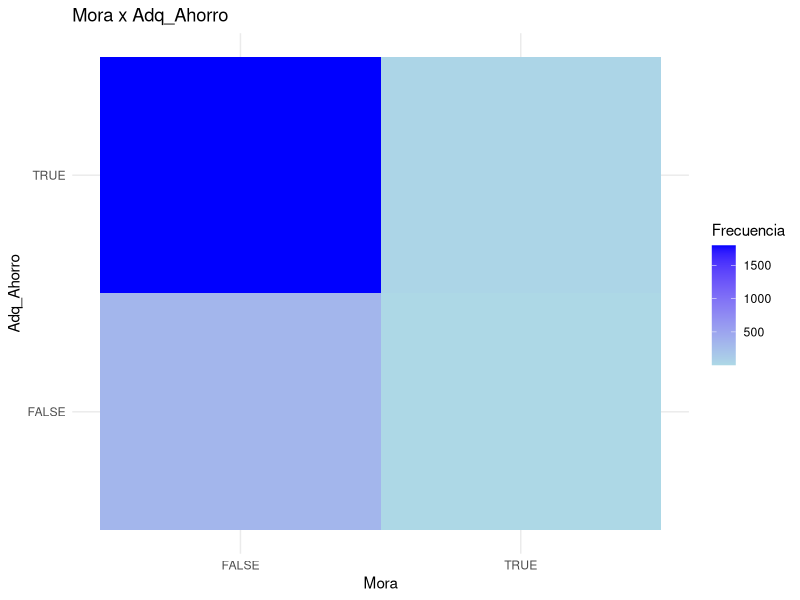
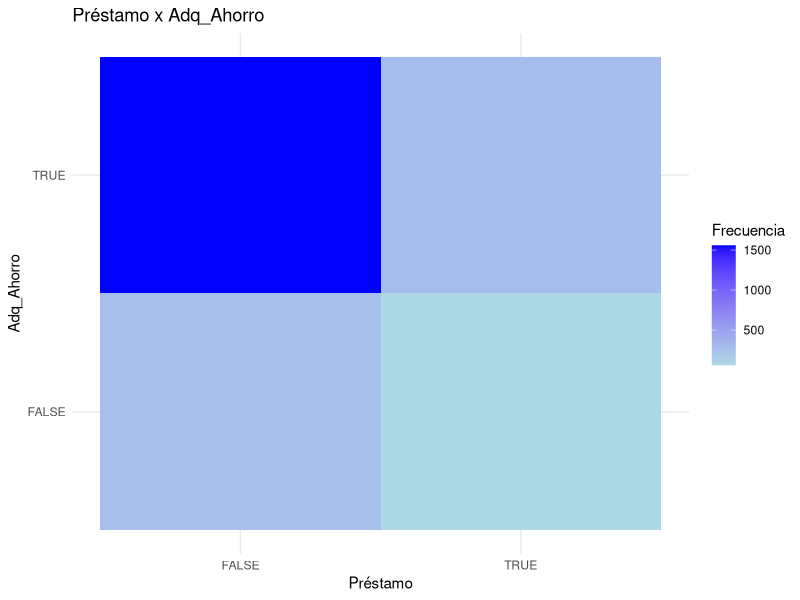
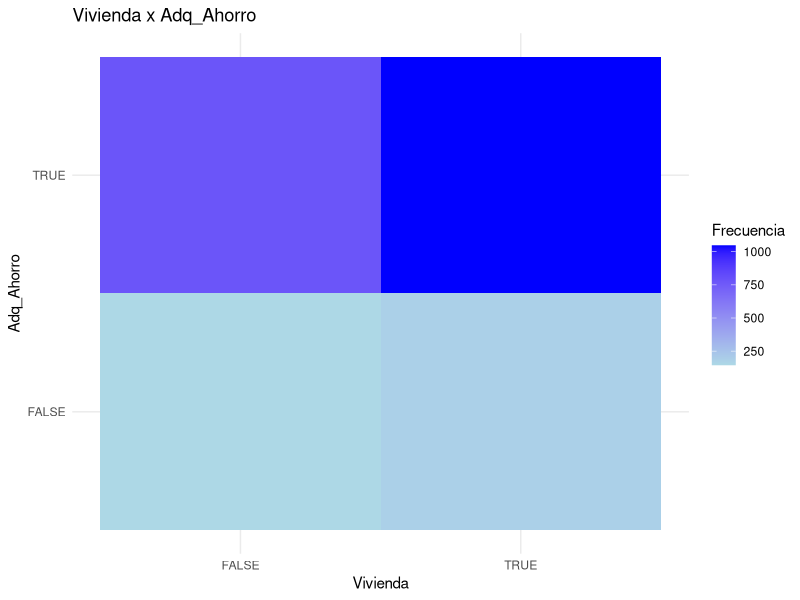
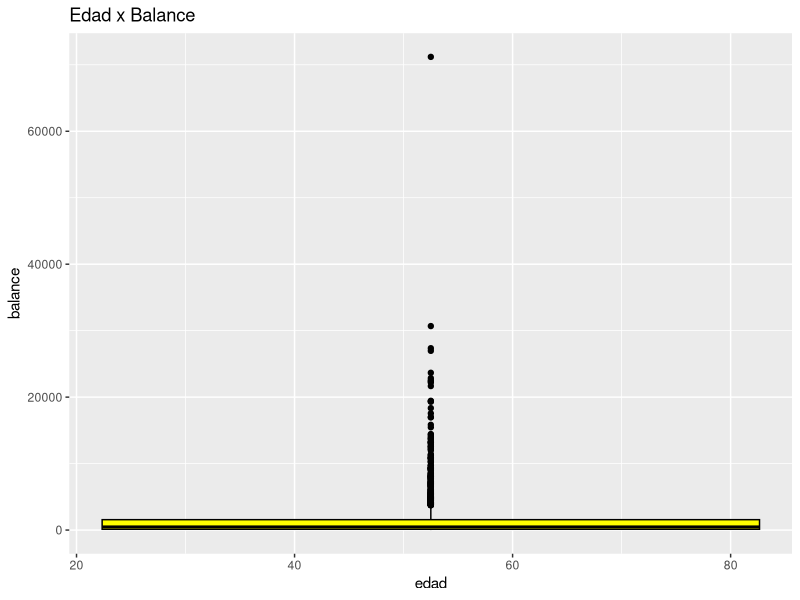
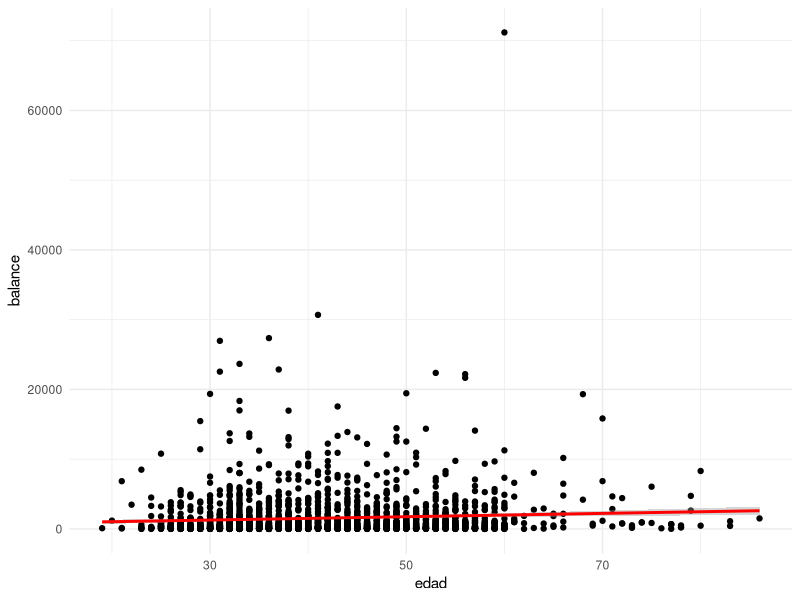
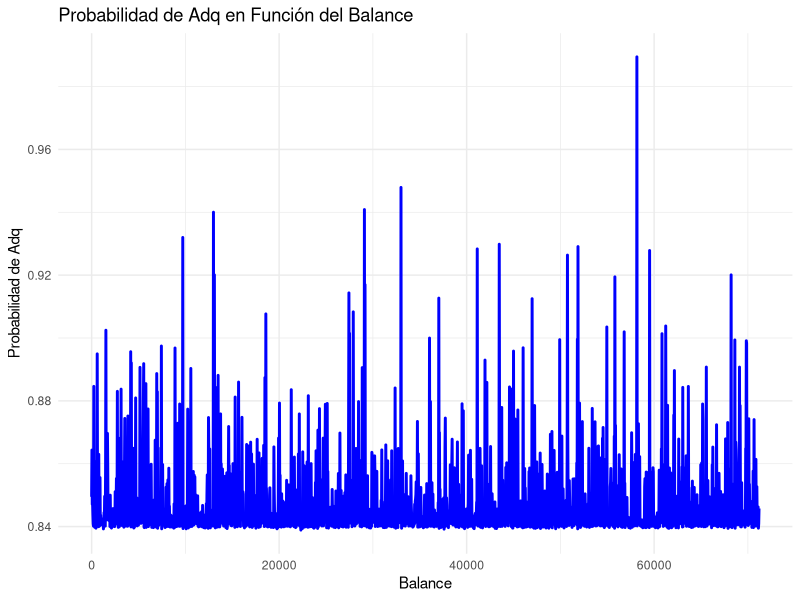
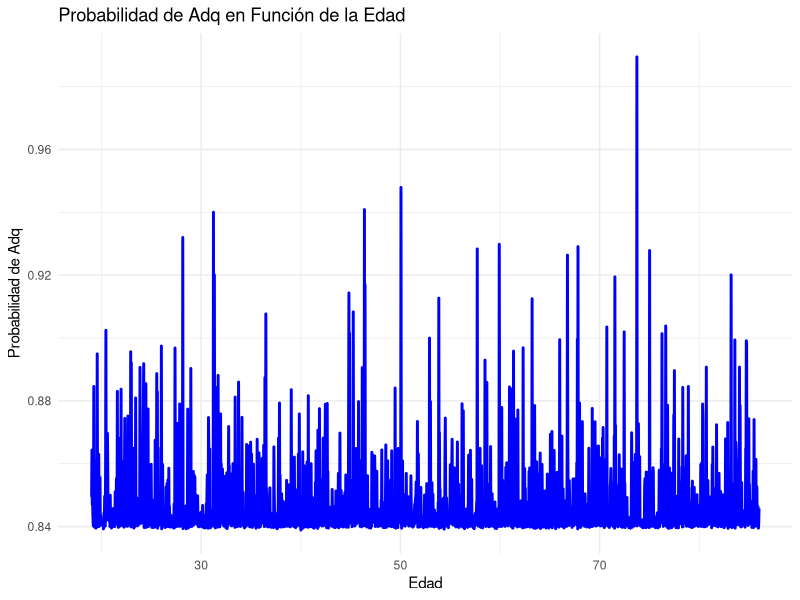
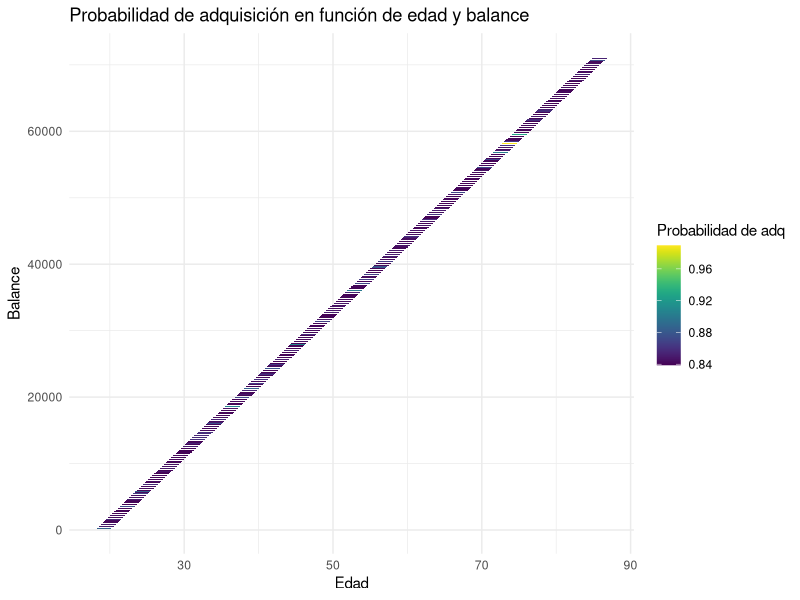

Write R code to recreate these figures, in order.
## ---- chunk 1
library(readr)
library(dplyr)
library(ggplot2)
library(modeest)
## ---- chunk 2
setwd("/home/diego/Desktop/stats-class/datasets") # Cambiamos de directorio
getwd() # Comprobar ruta nueva (carpeta de datasets, donde accederemos a nuestro archivo csv)
DFO <- read.csv("AdquisicionAhorro.csv") # Leemos el CSV
DF <- DFO # Pasamos el dataframe original a un nuevo dataframe, sobre el cual se realizará la limpieza
## ---- chunk 3
sum(is.na(DF) | DF == "") # Cantidad de datos faltantes
sum(rowSums(is.na(DF) | DF == "") > 0) # Cantidad de observaciones incompletas
## ---- chunk 4
sapply(DF, function(x) sum(is.na(x) | x == ""))
## ---- chunk 5
# Comprobamos los distintos valores que tienen cada una de las variables
unique(DF$mora)
unique(DF$vivienda)
unique(DF$prestamo)
unique(DF$Adq_Ahorro)
# Revisamos la frecuencia de cada uno
table(DF$mora)
table(DF$vivienda)
table(DF$prestamo)
table(DF$Adq_Ahorro)
## ---- chunk 6
DF$mora[DF$mora == ""] <- "no"
DF$prestamo[DF$prestamo == ""] <- "no"
## ---- chunk 7
DF$vivienda[DF$vivienda == ""] <- "no"
## ---- chunk 8
DF$mora <- ifelse(DF$mora == "si", TRUE, FALSE)
DF$vivienda <- ifelse(DF$vivienda == "si", TRUE, FALSE)
DF$prestamo <- ifelse(DF$prestamo == "si", TRUE, FALSE)
DF$Adq_Ahorro <- ifelse(DF$Adq_Ahorro == 1, TRUE, FALSE)
str(DF)
## ---- chunk 9
# Comprobamos los distintos valores que tienen cada una de las variables
unique(DF$estciv)
unique(DF$educacion)
# Podemos comprobar la cantidad de strings vacíos
table(DF$estciv)
table(DF$educacion)
## ---- chunk 10
DF$educacion[DF$educacion == ""] <- "desconocido"
table(DF$educacion)
DF$educacion <- factor(DF$educacion)
## ---- chunk 11
DF$estciv[DF$estciv == ""] <- "desconocido"
table(DF$estciv)
DF$estciv <- factor(DF$estciv)
## ---- chunk 12
table(DF$pdias)
## ---- chunk 13
DF$pdias[is.na(DF$pdias)] <- -1
DF$pdias <- as.integer(DF$pdias)
## ---- chunk 14
table(DF$previo)
## ---- chunk 15
DF$previo[is.na(DF$previo)] <- 0
DF$previo <- as.integer(DF$previo)
## ---- chunk 16
table(DF$dia)
## ---- chunk 17
DF$dia <- round(DF$dia)
## ---- chunk 18
CV_Dia <- sd(DF$dia[!is.na(DF$dia)])/mean(DF$dia[!is.na(DF$dia)])
CV_Dia # Vemos que CV > 0.3, por ende en este caso tomaremos por conveniencia la mediana
median(DF$dia[!is.na(DF$dia)]) # Obtenemos 16 como la mediana
DF$dia[is.na(DF$dia)] <- 16
DF$dia <- as.integer(DF$dia)
## ---- chunk 19
table(DF$edad)
## ---- chunk 20
CV_Edad <- sd(DF$edad[!is.na(DF$edad)])/mean(DF$edad[!is.na(DF$edad)])
CV_Edad # Vemos que CV < 0.3, por ende en este caso tomaremos por conveniencia la media
mean(DF$edad[!is.na(DF$edad)]) # Obtenemos 41.24081 como la media. Como estamos trabajando con enteros, redondeamos a 41.
DF$edad[is.na(DF$edad)] <- 41
DF$edad <- as.integer(DF$edad)
## ---- chunk 21
table(DF$campana)
## ---- chunk 22
CV_Campana <- sd(DF$campana[!is.na(DF$campana)])/mean(DF$campana[!is.na(DF$campana)])
CV_Campana # Vemos que CV >> 0.3, por ende en este caso tomaremos por conveniencia la mediana
median(DF$campana[!is.na(DF$campana)]) # Obtenemos 2 como mediana
DF$campana[is.na(DF$campana)] <- 2
DF$campana <- as.integer(DF$campana)
## ---- chunk 23
# table(DF$duracion)
# Los valores son muchos y en su mayoría únicos (o con bajas frecuencias absolutas), por lo que evitaremos imprimirlos todos cada vez que se ejecute el programa.
## ---- chunk 24
CV_Duracion <- sd(DF$duracion[!is.na(DF$duracion)])/mean(DF$duracion[!is.na(DF$duracion)])
CV_Duracion # Vemos que CV > 0.3, por ende en este caso tomaremos por conveniencia la mediana
median(DF$duracion[!is.na(DF$duracion)]) # Obtenemos 181 como mediana
DF$duracion[is.na(DF$duracion)] <- 181
DF$duracion <- as.integer(DF$duracion)
## ---- chunk 25
# table(DF$balance)
# unique(DF$balance)
# Al igual que en la anterior variable, hay muchos datos distintos y por ende no vale la perna imprimirlos todos cada vez que se ejecute el programa.
## ---- chunk 26
DF$balance <- as.numeric(DF$balance)
str(DF)
## ---- chunk 27
CV_Balance <- sd(DF$balance[!is.na(DF$balance)])/mean(DF$balance[!is.na(DF$balance)])
CV_Balance # El valor del CV es bastante alto
## ---- chunk 28
DFF <- DF
DFF <- DFF %>% filter(!is.na(DFF$balance)) # Filtrar los valores nulos de balance
str(DFF)
sum(is.na(DFF) | DFF == "") # Cantidad de datos faltantes
sum(rowSums(is.na(DFF) | DFF == "") > 0) # Cantidad de observaciones incompletas
sapply(DFF, function(x) sum(is.na(x) | x == "")) # Cantidad de datos faltantes por variables
View(DFF) # Ver el dataframe final
## ---- chunk 29
resumen_estadistico <- function(vector) {
  # Calcular los valores solicitados
  minimo <- min(vector, na.rm = TRUE)
  maximo <- max(vector, na.rm = TRUE)
  rango <- maximo - minimo
  q1 <- quantile(vector, probs = 0.25, na.rm = TRUE)
  mediana <- median(vector, na.rm = TRUE)
  q3 <- quantile(vector, probs = 0.75, na.rm = TRUE)
  iqr <- q3 - q1
  media <- mean(vector, na.rm = TRUE)
  moda <- mfv(vector)
  desviacion_standar <- sd(vector, na.rm = TRUE)
  coeficiente_variacion <- desviacion_standar / media
  
  # Imprimir los resultados
  cat("Resumen estadístico de la variable:\n")
  cat("Mínimo:", minimo, "\n")
  cat("Máximo:", maximo, "\n")
  cat("Rango:", rango, "\n")
  cat("Cuartil 1 (Q1):", q1, "\n")
  cat("Mediana (Q2):", mediana, "\n")
  cat("Cuartil 3 (Q3):", q3, "\n")
  cat("Rango intercuartílico:", iqr, "\n")
  cat("Media:", media, "\n")
  cat("Moda:", moda, "\n")
  cat("Desviación estándar:", desviacion_standar, "\n")
  cat("Coeficiente de variación:", coeficiente_variacion, "\n")
}
## ---- chunk 30
table(DFF$Adq_Ahorro)
table(DFF$vivienda)
table(DFF$prestamo)
table(DFF$mora)
table(DFF$edad)
## ---- chunk 31
datos <- data.frame(
  variable1 = DFF$mora,
  variable2 = DFF$Adq_Ahorro
)
tabla <- table(datos$variable1, datos$variable2)
tabla_df <- as.data.frame(tabla)
ggplot(tabla_df, aes(x = Var1, y = Var2, fill = Freq)) +
  geom_tile() +
  scale_fill_gradient(low = "lightblue", high = "blue") +
  labs(title = "Mora x Adq_Ahorro",
       x = "Mora",
       y = "Adq_Ahorro",
       fill = "Frecuencia") +
  theme_minimal()
## ---- chunk 32
datos <- data.frame(
  variable1 = DFF$prestamo,
  variable2 = DFF$Adq_Ahorro
)
tabla <- table(datos$variable1, datos$variable2)
tabla_df <- as.data.frame(tabla)
ggplot(tabla_df, aes(x = Var1, y = Var2, fill = Freq)) +
  geom_tile() +
  scale_fill_gradient(low = "lightblue", high = "blue") +
  labs(title = "Préstamo x Adq_Ahorro",
       x = "Préstamo",
       y = "Adq_Ahorro",
       fill = "Frecuencia") +
  theme_minimal()
## ---- chunk 33
datos <- data.frame(
  variable1 = DFF$vivienda,
  variable2 = DFF$Adq_Ahorro
)
tabla <- table(datos$variable1, datos$variable2)
tabla_df <- as.data.frame(tabla)
ggplot(tabla_df, aes(x = Var1, y = Var2, fill = Freq)) +
  geom_tile() +
  scale_fill_gradient(low = "lightblue", high = "blue") +
  labs(title = "Vivienda x Adq_Ahorro",
       x = "Vivienda",
       y = "Adq_Ahorro",
       fill = "Frecuencia") +
  theme_minimal()
## ---- chunk 34
ggplot(DFF, aes(x = edad, y = balance)) +
  geom_boxplot(fill = "yellow", color = "black") +
  labs(title = "Edad x Balance", x = "edad", y = "balance")
## ---- chunk 35
ggplot(DFF, aes(x = edad, y = balance)) +
  geom_point() +
  geom_smooth(method = "lm", col = "red") +
  theme_minimal() 
## ---- chunk 36
rlog <- glm(DFF$Adq_Ahorro ~ DFF$edad + DFF$balance, family = binomial())
summary(rlog)

balance_rango <- seq(min(DFF$balance), max(DFF$balance), length.out = 2154)
pred_df <- data.frame(
  balance = balance_rango,
  edad = rep(mean(DFF$edad), 2154)
)

pred_df$probabilidad <- predict(rlog, newdata = pred_df, type = "response")

ggplot(pred_df, aes(x = balance, y = probabilidad)) +
  geom_line(color = "blue", size = 1) +
  labs(title = "Probabilidad de Adq en Función del Balance",
       x = "Balance", y = "Probabilidad de Adq") +
  theme_minimal()
## ---- chunk 37
edad_rango <- seq(min(DFF$edad), max(DFF$edad), length.out = 2154)

pred_df <- data.frame(
  edad = edad_rango,
  balance = rep(mean(DFF$balance), 2154)
)

pred_df$probabilidad <- predict(rlog, newdata = pred_df, type = "response")

ggplot(pred_df, aes(x = edad, y = probabilidad)) +
  geom_line(color = "blue", size = 1) +
  labs(title = "Probabilidad de Adq en Función de la Edad",
       x = "Edad", y = "Probabilidad de Adq") +
  theme_minimal()
## ---- chunk 38
grid <- data.frame(
  edad = seq(min(DFF$edad), max(DFF$edad), length.out = 2154),
  balance = seq(min(DFF$balance), max(DFF$balance), length.out = 2154)
)
head(grid)
grid$probabilidad <- predict(rlog, newdata = grid, type = "response")
library(viridis)
ggplot(grid, aes(x = edad, y = balance, z = probabilidad)) +
  geom_tile(aes(fill = probabilidad), width = 2, height = 20) +
  scale_fill_viridis() +
  labs(title = "Probabilidad de adquisición en función de edad y balance",
       x = "Edad", y = "Balance", fill = "Probabilidad de adq") +
  theme_minimal()
## ---- chunk 39
data_estciv = table(subset(DFF, Adq_Ahorro == TRUE)$estciv)
tabla_estciv <- data.frame(
  estciv = (names(data_estciv)),
  frecuencia = as.vector(data_estciv),
  porcentaje = round(as.vector(prop.table(data_estciv)), 4)
)
tabla_estciv

ggplot(DFF, aes(x = estciv)) +
  geom_bar(fill = "blue", color = "black") +
  labs(title = "Gráfico de Barras de estado civil", x = "Estado civil", y = "Frecuencia")
## ---- chunk 40
data_edu = table(subset(DFF, Adq_Ahorro == TRUE)$educacion)
tabla_edu <- data.frame(
  estciv = (names(data_edu)),
  frecuencia = as.vector(data_edu),
  porcentaje = round(as.vector(prop.table(data_edu)), 4)
)
tabla_edu

ggplot(DFF, aes(x = educacion)) +
  geom_bar(fill = "green", color = "black") +
  labs(title = "Gráfico de Barras de educación", x = "Educación", y = "Frecuencia")
## ---- chunk 41
# Gráfico de cajas para la variable eduacion y duracion:
ggplot(DFF, aes(x = educacion, y = duracion)) +
  geom_boxplot(fill = "red", color = "black") +
  labs(title = "Diagrama de Cajas de Educacion vs Duración ", x = "Educación", y = "Duración")
## ---- chunk 42
data_dia = table(subset(DFF, Adq_Ahorro == TRUE)$dia)

tabla_dia <- data.frame(
  dia = sort(as.integer(names(data_dia))),
  frecuencia = as.vector(data_dia),
  porcentaje = round(as.vector(prop.table(data_dia)), 4)
)
tabla_dia

ggplot(tabla_dia, aes(x = dia, y = frecuencia, fill = frecuencia)) +
  geom_bar(stat = "identity", color = "black") +
  scale_fill_gradient(
    low = "red",
    high = "green"
  ) +
  labs(
    title = "Cantidad de clientes contactados que adquirieron cuenta de ahorros según el día del mes",
    x = "Día del mes",
    y = "Clientes",
    fill = NULL
  ) +
  theme_minimal()

resumen_estadistico(subset(DFF, Adq_Ahorro == TRUE)$dia)

## ---- chunk 43
rango_dia <- table(cut(subset(DFF, Adq_Ahorro == TRUE)$dia, breaks = seq(1, 31, by = 10), right = FALSE, include.lowest = TRUE))
tabla_dia <- data.frame(
  dia = names(rango_dia),
  frecuencia = as.vector(rango_dia),
  porcentaje = round(as.vector(prop.table(rango_dia)), 4)
)
tabla_dia

ggplot(subset(DFF, Adq_Ahorro == TRUE), aes(x = dia, fill = after_stat(count))) +
  geom_histogram(binwidth = 10, boundary = 1, color = "black") +
  scale_fill_gradient(
    low = "red",
    high = "blue"
  ) +
  scale_x_continuous(
    breaks = seq(1, 31, by = 10)
  ) +
  labs(
    title = "Cantidad de clientes contactados que adquirieron cuenta de ahorros según los\ndías del mes",
    x = "Días del mes",
    y = "Clientes",
    fill = NULL
  ) +
  theme_minimal()
## ---- chunk 44
rango_dia <- table(cut(subset(DFF, Adq_Ahorro == FALSE)$dia, breaks = seq(1, 31, by = 10), right = FALSE, include.lowest = TRUE))
tabla_dia <- data.frame(
  dia = names(rango_dia),
  frecuencia = as.vector(rango_dia),
  porcentaje = round(as.vector(prop.table(rango_dia)), 4)
)
tabla_dia

ggplot(subset(DFF, Adq_Ahorro == FALSE), aes(x = dia, fill = after_stat(count))) +
  geom_histogram(binwidth = 10, boundary = 1, color = "black") +
  scale_fill_gradient(
    low = "red",
    high = "blue"
  ) +
  scale_x_continuous(
    breaks = seq(1, 31, by = 10)
  ) +
  labs(
    title = "Cantidad de clientes contactados que no adquirieron cuenta de ahorros según los\ndías del mes",
    x = "Días del mes",
    y = "Clientes",
    fill = NULL
  ) +
  theme_minimal()
## ---- chunk 45
rango_duracion <- table(cut(subset(DFF, Adq_Ahorro == TRUE)$duracion, breaks = seq(0, 2050, by = 50), right = FALSE, include.lowest = TRUE))
tabla_duracion <- data.frame(
  duracion = names(rango_duracion),
  frecuencia = as.vector(rango_duracion),
  porcentaje = round(as.vector(prop.table(rango_duracion)), 4)
)
tabla_duracion

ggplot(subset(DFF, Adq_Ahorro == TRUE), aes(x = duracion, fill = after_stat(count))) +
  geom_histogram(binwidth = 50, boundary = 0, color = "black") +
  scale_fill_gradient(
    low = "red",
    high = "blue"
  ) +
  labs(
    title = "Duración del ultimo contacto de clientes que aceptaron adquirir una cuenta de\nahorros",
    x = "Duración del ultimo contacto (segundos)",
    y = "Clientes",
    fill = NULL
  ) +
  theme_minimal()
resumen_estadistico(subset(DFF, Adq_Ahorro == TRUE)$duracion)
## ---- chunk 46
rango_duracion <- table(cut(subset(DFF, Adq_Ahorro == FALSE)$duracion, breaks = seq(0, 2050, by = 50), right = FALSE, include.lowest = TRUE))
tabla_duracion <- data.frame(
  duracion = names(rango_duracion),
  frecuencia = as.vector(rango_duracion),
  porcentaje = round(as.vector(prop.table(rango_duracion)), 4)
)
tabla_duracion

ggplot(subset(DFF, Adq_Ahorro == FALSE), aes(x = duracion, fill = after_stat(count))) +
  geom_histogram(binwidth = 50, boundary = 0, color = "black") +
  scale_fill_gradient(
    low = "red",
    high = "blue"
  ) +
  labs(
    title = "Duración del ultimo contacto de clientes que no aceptaron adquirir una cuenta de\nahorros",
    x = "Duración del ultimo contacto (segundos)",
    y = "Clientes",
    fill = NULL
  ) +
  theme_minimal()
resumen_estadistico(subset(DFF, Adq_Ahorro == FALSE)$duracion)
## ---- chunk 47
inter_Dia <- cut(DFF$dia, breaks = seq(1, 31, by = 10), right = FALSE, include.lowest = TRUE)
table(inter_Dia)
plot(DFF$duracion~inter_Dia , col = "green"  ,main = "Duración de la llamda según el día del mes", xlab="Día del mes (intervalos de 10 días)" , ylab = "Duración de la llamda (segundos)")
## ---- chunk 48

data_campana = table(DFF$campana)

tabla_campana <- data.frame(
  campana = sort(as.integer(names(data_campana))),
  frecuencia = as.vector(data_campana),
  porcentaje = round(as.vector(prop.table(data_campana)), 4)
)
tabla_campana

ggplot(tabla_campana, aes(x = campana, y = frecuencia, fill = frecuencia)) +
  geom_bar(stat = "identity", color = "black") +
  scale_fill_gradient(
    low = "red",
    high = "green"
  ) +
  labs(
    title = "Distribución de clientes según el número de veces que fueron contactados\ndurante la campaña",
    x = "Contactos realizados durante la campaña",
    y = "Clientes",
    fill = NULL
  ) +
  theme_minimal()

resumen_estadistico(DFF$campana)
quantile(DFF$campana, probs = 0.95, na.rm = TRUE)
## ---- chunk 49
data_campana = table(subset(DFF, Adq_Ahorro == TRUE)$campana)

tabla_campana <- data.frame(
  campana = sort(as.integer(names(data_campana))),
  frecuencia = as.vector(data_campana),
  porcentaje = round(as.vector(prop.table(data_campana)), 4)
)
tabla_campana

ggplot(tabla_campana, aes(x = campana, y = frecuencia, fill = frecuencia)) +
  geom_bar(stat = "identity", color = "black") +
  scale_fill_gradient(
    low = "red",
    high = "green"
  ) +
  labs(
    title = "Distribución de clientes que adquirieron una cuenta de ahorros según el número\nde veces que fueron contactados durante la campaña",
    x = "Contactos realizados durante la campaña",
    y = "Clientes que adquirieron una cuenta de ahorros",
    fill = NULL
  ) +
  theme_minimal()

resumen_estadistico(subset(DFF, Adq_Ahorro == TRUE)$campana)
## ---- chunk 50
data_campana = table(subset(DFF, Adq_Ahorro == FALSE)$campana)

tabla_campana <- data.frame(
  campana = sort(as.integer(names(data_campana))),
  frecuencia = as.vector(data_campana),
  porcentaje = round(as.vector(prop.table(data_campana)), 4)
)
tabla_campana

ggplot(tabla_campana, aes(x = campana, y = frecuencia, fill = frecuencia)) +
  geom_bar(stat = "identity", color = "black") +
  scale_fill_gradient(
    low = "red",
    high = "green"
  ) +
  labs(
    title = "Distribución de clientes que no adquirieron una cuenta de ahorros según el\nnúmero de veces que fueron contactados durante la campaña",
    x = "Contactos realizados durante la campaña",
    y = "Clientes que no adquirieron una cuenta de ahorros",
    fill = NULL
  ) +
  theme_minimal()

resumen_estadistico(subset(DFF, Adq_Ahorro == FALSE)$campana)

## ---- chunk 51
data_previo = table(DFF$previo)

tabla_previo <- data.frame(
  previo = sort(as.integer(names(data_previo))),
  frecuencia = as.vector(data_previo),
  porcentaje = round(as.vector(prop.table(data_previo)), 4)
)
tabla_previo

ggplot(tabla_previo, aes(x = previo, y = frecuencia, fill = frecuencia)) +
  geom_bar(stat = "identity", color = "black") +
  scale_fill_gradient(
    low = "red",
    high = "green"
  ) +
  labs(
    title = "Distribución de clientes según el número de veces que fueron contactados\nprevio a la campaña",
    x = "Contactos realizados previo a la campaña",
    y = "Clientes",
    fill = NULL
  ) +
  theme_minimal()

resumen_estadistico(DFF$previo)
## ---- chunk 52
data_previo = table(subset(DFF, Adq_Ahorro == TRUE)$previo)

tabla_previo <- data.frame(
  previo = sort(as.integer(names(data_previo))),
  frecuencia = as.vector(data_previo),
  porcentaje = round(as.vector(prop.table(data_previo)), 4)
)
tabla_previo

ggplot(tabla_previo, aes(x = previo, y = frecuencia, fill = frecuencia)) +
  geom_bar(stat = "identity", color = "black") +
  scale_fill_gradient(
    low = "red",
    high = "green"
  ) +
  labs(
    title = "Distribución de clientes que adquirieron una cuenta de ahorros según el número\nde veces que fueron contactados previo a la campaña",
    x = "Contactos realizados previo a la campaña",
    y = "Clientes",
    fill = NULL
  ) +
  theme_minimal()

resumen_estadistico(subset(DFF, Adq_Ahorro == TRUE)$previo)
## ---- chunk 53
data_previo = table(subset(DFF, Adq_Ahorro == FALSE)$previo)

tabla_previo <- data.frame(
  previo = sort(as.integer(names(data_previo))),
  frecuencia = as.vector(data_previo),
  porcentaje = round(as.vector(prop.table(data_previo)), 4)
)
tabla_previo

ggplot(tabla_previo, aes(x = previo, y = frecuencia, fill = frecuencia)) +
  geom_bar(stat = "identity", color = "black") +
  scale_fill_gradient(
    low = "red",
    high = "green"
  ) +
  labs(
    title = "Distribución de clientes que adquirieron una cuenta de ahorros según el número\nde veces que fueron contactados previo a la campaña",
    x = "Contactos realizados previo a la campaña",
    y = "Clientes",
    fill = NULL
  ) +
  theme_minimal()

resumen_estadistico(subset(DFF, Adq_Ahorro == FALSE)$previo)
## ---- chunk 54
# Tabla 1: Adq_Ahorro = TRUE
tabla_pdias_adq_ahorro <- DFF %>%
  filter(Adq_Ahorro == TRUE) %>%
  mutate(condicion = ifelse(pdias == -1, "No contactado", "Contactado")) %>%
  group_by(condicion) %>%
  summarise(
    Frecuencia = n(),
    Porcentaje = round((n() / nrow(DFF[DFF$Adq_Ahorro == TRUE, ])) * 100, 2)
  )

# Tabla 2: Adq_Ahorro = FALSE
tabla_pdias_no_adq_ahorro <- DFF %>%
  filter(Adq_Ahorro == FALSE) %>%
  mutate(condicion = ifelse(pdias == -1, "No contactado", "Contactado")) %>%
  group_by(condicion) %>%
  summarise(
    Frecuencia = n(),
    Porcentaje = round((n() / nrow(DFF[DFF$Adq_Ahorro == FALSE, ])) * 100, 2)
  )

# Mostrar tablas
tabla_pdias_adq_ahorro
tabla_pdias_no_adq_ahorro
## ---- chunk 55
rango_pdias <- table(cut(subset(DFF, Adq_Ahorro == TRUE & pdias != -1)$pdias, breaks = seq(0, 850, by = 50), right = FALSE, include.lowest = TRUE))
tabla_pdias <- data.frame(
  pdias = names(rango_pdias),
  frecuencia = as.vector(rango_pdias),
  porcentaje = round(as.vector(prop.table(rango_pdias)), 4)
)
tabla_pdias

ggplot(subset(DFF, Adq_Ahorro == TRUE & pdias != -1), aes(x = pdias, fill = after_stat(count))) +
  geom_histogram(binwidth = 50, boundary = 0, color = "black") +
  scale_fill_gradient(
    low = "red",
    high = "blue"
  ) +
  scale_x_continuous(
    breaks = seq(0, 850, by = 50)
  ) +
  labs(
    title = "Tiempo que transcurrió entre el último contacto en campaña y el inicio de la campaña actual en clientes que adquirieron una cuenta y fueron previamente contactados",
    x = "Tiempo entre último contacto e inicio de la campaña actual",
    y = "Clientes",
    fill = NULL
  ) +
  theme_minimal()
resumen_estadistico(subset(DFF, Adq_Ahorro == TRUE & pdias != -1)$pdias)
